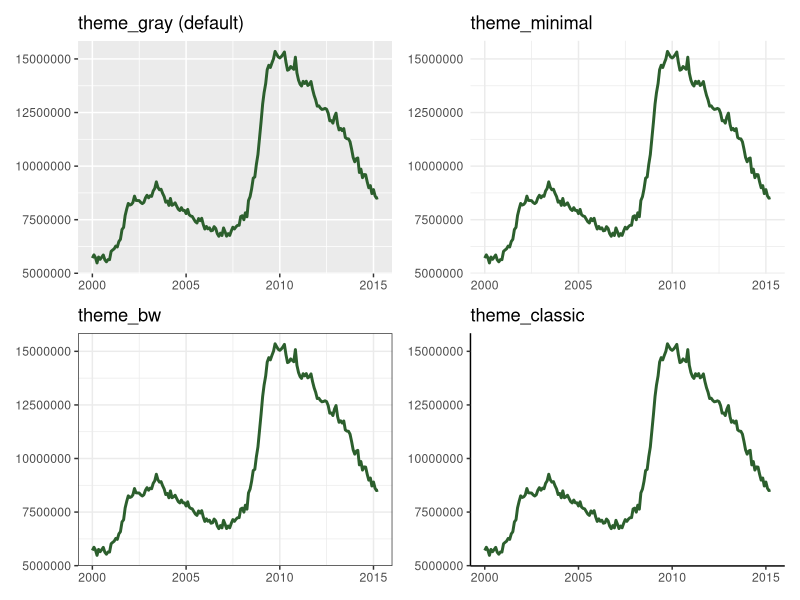
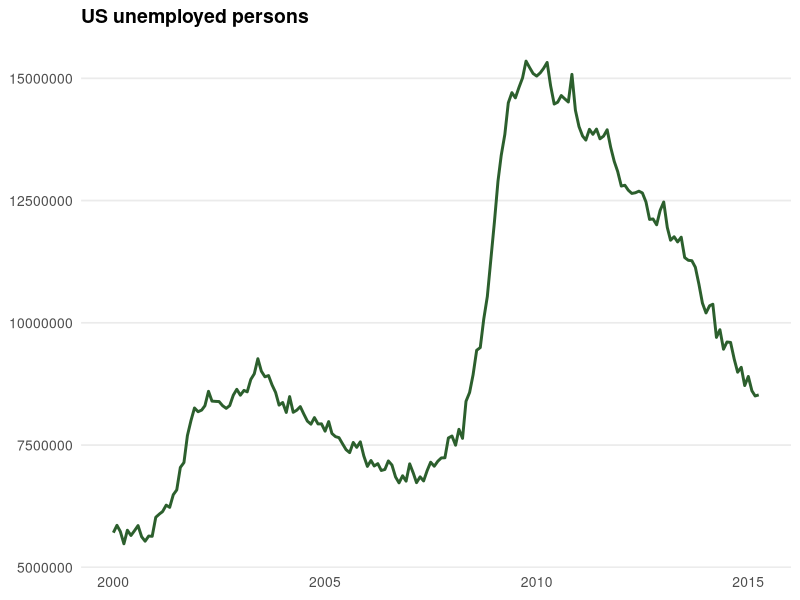
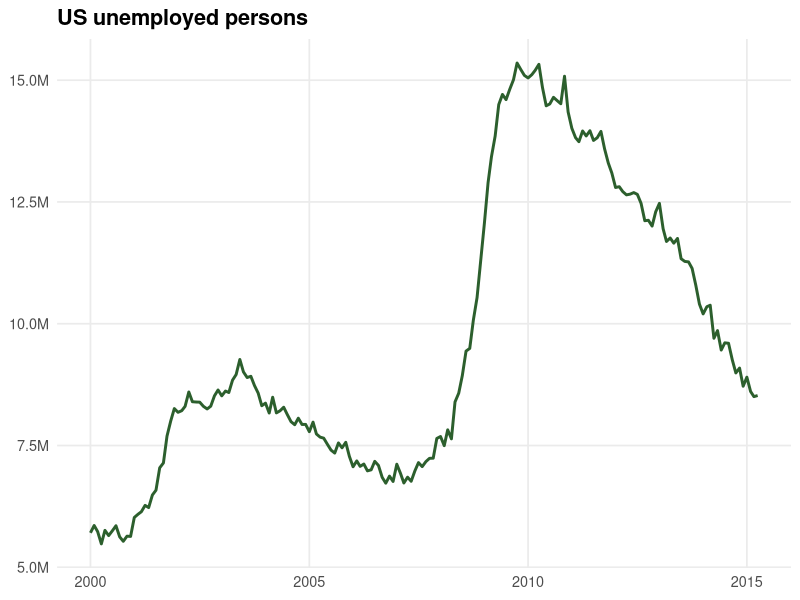
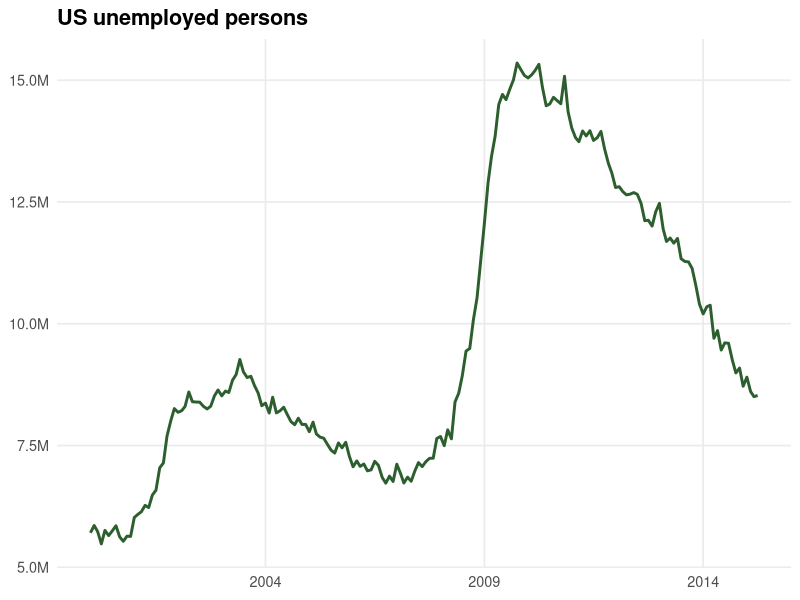

These figures' R source, in order:
# =============================================================
# Demo 06: Themes, Type, and Polish
# =============================================================
# Goal: Compare built-in themes and customize via theme(). Also
# introduce scales::label_*() functions which most beginners miss.
# =============================================================

library(ggplot2)
library(dplyr)
library(scales)
library(patchwork)

# ---- A demonstration plot ----------------------------------------------
df <- economics |> dplyr::filter(date >= as.Date("2000-01-01"))

base_plot <- ggplot(df, aes(date, unemploy * 1000)) +
  geom_line(linewidth = 1, color = "#2c5f2d") +
  labs(title = "US unemployed persons", x = NULL, y = NULL)

# ---- Built-in themes compared ------------------------------------------
(base_plot + theme_gray()    + ggtitle("theme_gray (default)")) +
(base_plot + theme_minimal() + ggtitle("theme_minimal")) +
(base_plot + theme_bw()      + ggtitle("theme_bw")) +
(base_plot + theme_classic() + ggtitle("theme_classic"))

# theme_minimal() and theme_classic() are safe defaults for most
# published work. theme_void() drops nearly everything, useful for maps.

# ---- Customizing via theme() -------------------------------------------
base_plot +
  theme_minimal(base_size = 13) +
  theme(
    # Titles and captions
    plot.title    = element_text(face = "bold", size = 14),
    plot.subtitle = element_text(color = "grey40"),
    plot.caption  = element_text(color = "grey50", hjust = 0),

    # Axes
    axis.title = element_text(size = 12),
    axis.text  = element_text(size = 10),

    # Legend
    legend.position = "bottom",
    legend.title    = element_blank(),

    # Panel
    panel.grid.minor   = element_blank(),
    panel.grid.major.x = element_blank()
  )

# ---- Set a project-wide theme once -------------------------------------
# Put this at the top of your script and every plot inherits it.

theme_set(
  theme_minimal(base_size = 13) +
    theme(
      plot.title       = element_text(face = "bold"),
      plot.subtitle    = element_text(color = "grey40"),
      panel.grid.minor = element_blank(),
      legend.position  = "bottom"
    )
)

# ---- scales:: label_* functions for axis text --------------------------
# This is the part most beginners miss. Default axis labels are usually
# wrong for the audience: scientific notation, raw integers, etc.

# Big numbers as "5M" instead of "5000000"
base_plot +
  scale_y_continuous(labels = label_number(scale = 1e-6, suffix = "M"))

# Dates with custom breaks
base_plot +
  scale_x_date(date_breaks = "5 years", date_labels = "%Y") +
  scale_y_continuous(labels = label_number(scale = 1e-6, suffix = "M"))

# Other useful formatters:
#   label_percent(accuracy = 0.1)
#   label_comma()
#   label_dollar()
#   label_log()
